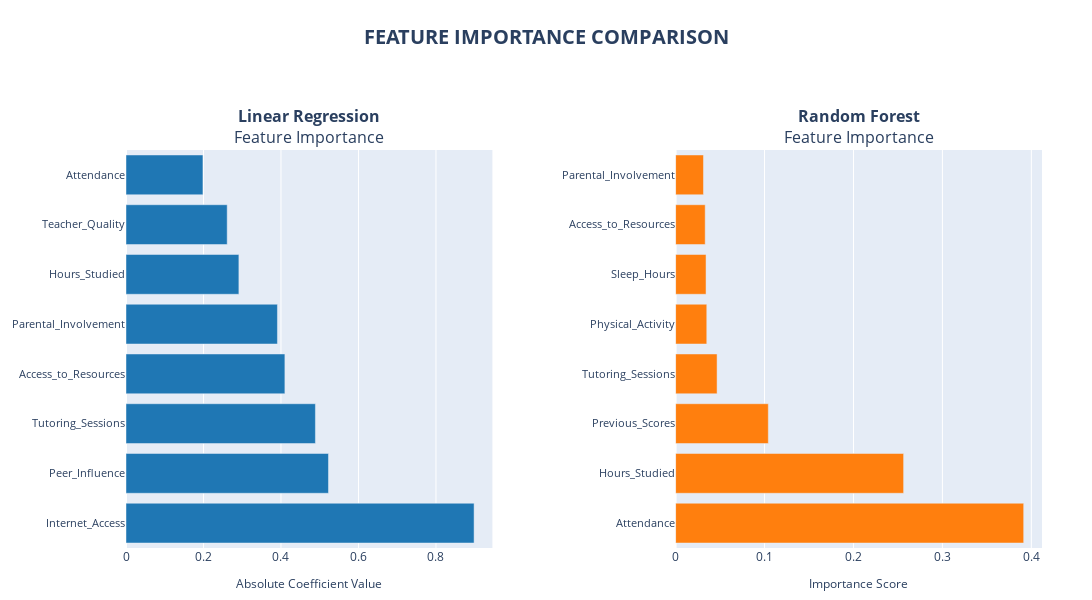

Notebook code for this chart:
### Code cell
import plotly.graph_objects as go
from plotly.subplots import make_subplots

fig = make_subplots(rows=1, cols=2, 
                   subplot_titles=('<b>Linear Regression</b><br>Feature Importance', 
                                  '<b>Random Forest</b><br>Feature Importance'),
                   horizontal_spacing=0.2)

fig.add_trace(go.Bar(y=lr_importance['Feature'][:8],
                    x=lr_importance['Abs_Coefficient'][:8],
                    orientation='h',
                    name='Linear Regression',
                    marker_color='#1f77b4'),
             row=1, col=1)

fig.add_trace(go.Bar(y=rf_importance['Feature'][:8],
                    x=rf_importance['Importance'][:8],
                    orientation='h',
                    name='Random Forest',
                    marker_color='#ff7f0e'),
             row=1, col=2)

fig.update_layout(
    height=600,
    width=1200,
    showlegend=False,
    title_text="<b>FEATURE IMPORTANCE COMPARISON</b>",
    title_font_size=20,
    title_x=0.5,
    title_y=0.95,
    title_yanchor='top',
    margin=dict(l=50, r=50, t=150, b=50)
)

fig.update_xaxes(
    title_text="Absolute Coefficient Value", 
    row=1, col=1,
    title_font_size=12
)
fig.update_xaxes(
    title_text="Importance Score", 
    row=1, col=2,
    title_font_size=12
)

fig.update_yaxes(
    tickfont_size=11,
    row=1, col=1
)
fig.update_yaxes(
    tickfont_size=11,
    row=1, col=2
)

fig.write_image("feature_importance.png", 
               width=1200, 
               height=700,
               scale=2,
               engine="kaleido")

fig.show()

### Figure 1 — Plotly figure (JSON) as saved in the notebook; plotly's stock layout.template omitted (floating-point values rounded to 4 significant figures)
{"data": [{"marker": {"color": "#1f77b4"}, "name": "Linear Regression", "orientation": "h", "type": "bar", "x": [0.8984, 0.5226, 0.4888, 0.4101, 0.3909, 0.2914, 0.2612, 0.1986], "xaxis": "x", "y": ["Internet_Access", "Peer_Influence", "Tutoring_Sessions", "Access_to_Resources", "Parental_Involvement", "Hours_Studied", "Teacher_Quality", "Attendance"], "yaxis": "y"}, {"marker": {"color": "#ff7f0e"}, "name": "Random Forest", "orientation": "h", "type": "bar", "x": [0.3914, 0.2564, 0.1043, 0.04664, 0.03505, 0.03423, 0.03328, 0.03134], "xaxis": "x2", "y": ["Attendance", "Hours_Studied", "Previous_Scores", "Tutoring_Sessions", "Physical_Activity", "Sleep_Hours", "Access_to_Resources", "Parental_Involvement"], "yaxis": "y2"}], "layout": {"annotations": [{"font": {"size": 16}, "showarrow": false, "text": "<b>Linear Regression</b><br>Feature Importance", "x": 0.2, "xanchor": "center", "xref": "paper", "y": 1, "yanchor": "bottom", "yref": "paper"}, {"font": {"size": 16}, "showarrow": false, "text": "<b>Random Forest</b><br>Feature Importance", "x": 0.8, "xanchor": "center", "xref": "paper", "y": 1, "yanchor": "bottom", "yref": "paper"}], "height": 600, "margin": {"b": 50, "l": 50, "r": 50, "t": 150}, "showlegend": false, "title": {"font": {"size": 20}, "text": "<b>FEATURE IMPORTANCE COMPARISON</b>", "x": 0.5, "y": 0.95, "yanchor": "top"}, "width": 1200, "xaxis": {"anchor": "y", "domain": [0, 0.4], "title": {"font": {"size": 12}, "text": "Absolute Coefficient Value"}}, "xaxis2": {"anchor": "y2", "domain": [0.6, 1], "title": {"font": {"size": 12}, "text": "Importance Score"}}, "yaxis": {"anchor": "x", "domain": [0, 1], "tickfont": {"size": 11}}, "yaxis2": {"anchor": "x2", "domain": [0, 1], "tickfont": {"size": 11}}}}
